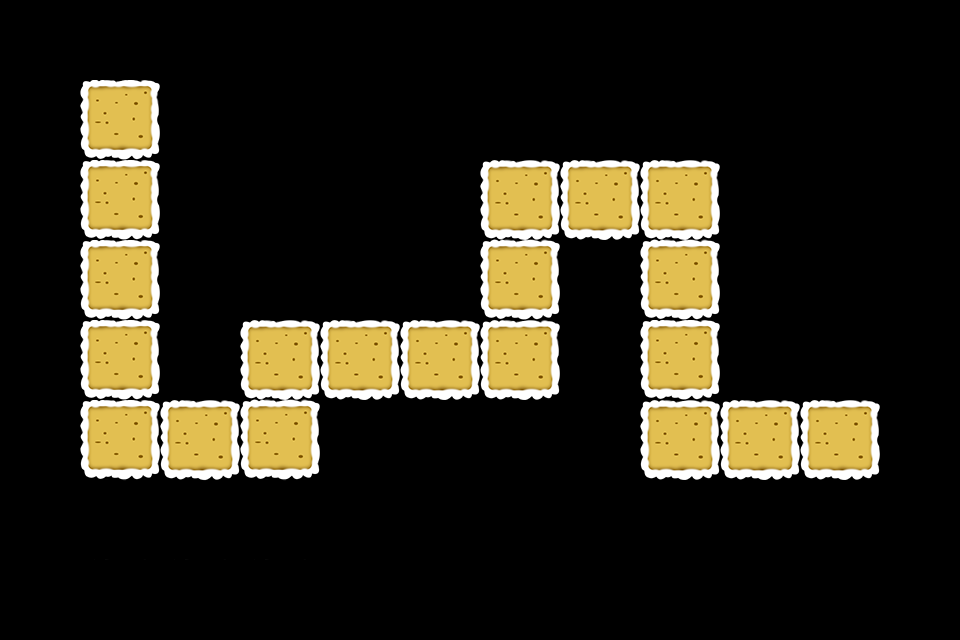

Rendered tile map (Tiled .tmx) drawn with the repository's tilesets; below, a short description and the map source with its tile grids summarised:
An orthogonal 12x8 tile map with 80x80 px tiles, 1 tile layer (path) and 41 objects (10x 3, 9x path, 8x Tower, 7x 4, 7x 5).

<map version="1.0" orientation="orthogonal" width="12" height="8" tilewidth="80" tileheight="80">
 <properties>
  <property name="style" value="1" />
 </properties>
 <tileset firstgid="1" name="tiled2" tilewidth="80" tileheight="80">
  <image source="tiled2.png" width="240" height="240" />
 </tileset>
 <layer name="path" width="12" height="8">
  <data>[96 cells, 23 non-empty, 9 distinct tile ids]</data>
 </layer>
 <objectgroup name="path" width="12" height="8">
  <object name="path" x="80" y="80" />
  <object name="path" x="80" y="400" />
  <object name="path" x="240" y="400" />
  <object name="path" x="240" y="320" />
  <object name="path" x="480" y="320" />
  <object name="path" x="480" y="160" />
  <object name="path" x="640" y="160" />
  <object name="path" x="640" y="400" />
  <object name="path" x="800" y="400" />
  <object name="Tower" x="0" y="80" width="80" height="400" />
  <object name="Tower" x="160" y="80" width="80" height="320" />
  <object name="Tower" x="240" y="80" width="240" height="240" />
  <object name="Tower" x="480" y="80" width="480" height="80" />
  <object name="Tower" x="720" y="160" width="240" height="240" />
  <object name="Tower" x="160" y="480" width="640" height="80" />
  <object name="Tower" x="320" y="400" width="320" height="80" />
  <object name="Tower" x="560" y="240" width="80" height="160" />
  <object name="Reward" type="3" x="0" y="160" width="80" height="80" />
  <object name="Reward" type="4" x="0" y="320" width="80" height="80" />
  <object name="Reward" type="5" x="160" y="160" width="80" height="80" />
  <object name="Reward" type="3" x="320" y="160" width="80" height="80" />
  <object name="Reward" type="4" x="480" y="480" width="80" height="80" />
  <object name="Reward" type="5" x="720" y="480" width="80" height="80">
   <properties>
    <property name="new" value="1" />
   </properties>
  </object>
  <object name="Reward" type="3" x="240" y="240" width="80" height="80" />
  <object name="Reward" type="3" x="800" y="240" width="80" height="80" />
  <object name="Reward" type="4" x="720" y="240" width="80" height="80" />
  <object name="Reward" type="5" x="560" y="320" width="80" height="80" />
  <object name="Reward" type="3" x="400" y="400" width="80" height="80" />
  <object name="Reward" type="4" x="560" y="480" width="80" height="80" />
  <object name="Reward" type="5" x="320" y="80" width="80" height="80" />
  <object name="Reward" type="3" x="400" y="160" width="80" height="80" />
  <object name="Reward" type="4" x="0" y="240" width="80" height="80" />
  <object name="Reward" type="5" x="0" y="400" width="80" height="80" />
  <object name="Reward" type="3" x="400" y="480" width="80" height="80" />
  <object name="Reward" type="4" x="640" y="480" width="80" height="80" />
  <object name="Reward" type="5" x="880" y="240" width="80" height="80" />
  <object name="Reward" type="3" x="800" y="320" width="80" height="80" />
  <object name="Reward" type="4" x="800" y="160" width="80" height="80" />
  <object name="Reward" type="5" x="560" y="80" width="80" height="80" />
  <object name="Reward" type="3" x="640" y="80" width="80" height="80" />
  <object name="Reward" type="3" x="240" y="80" width="80" height="80" />
 </objectgroup>
</map>
